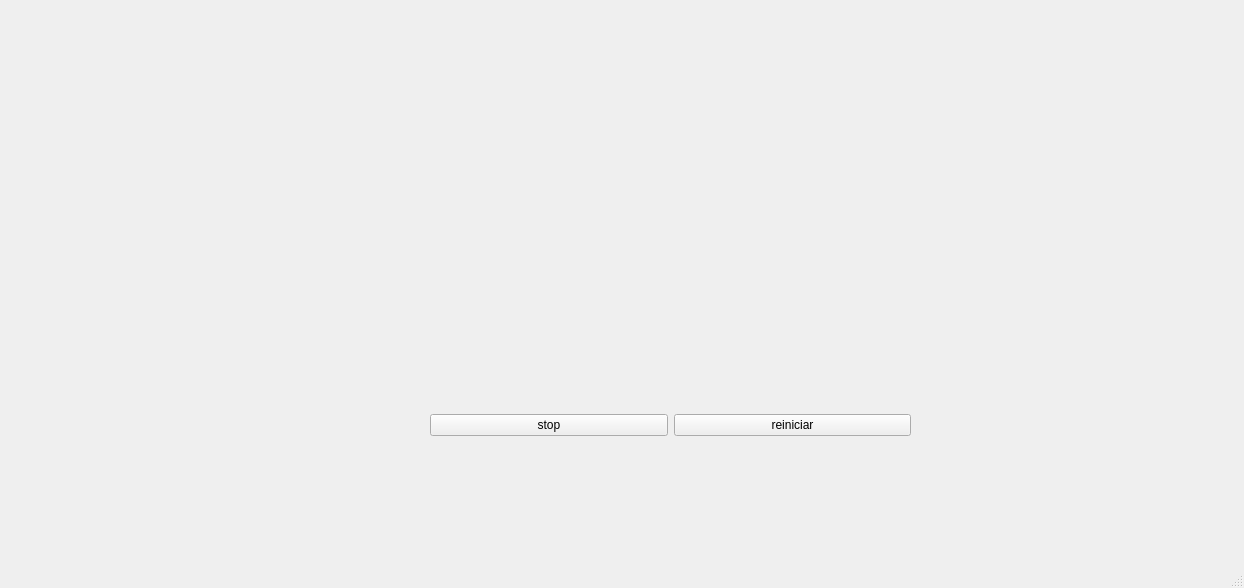
<?xml version="1.0" encoding="UTF-8"?>
<ui version="4.0">
 <class>MainWindow</class>
 <widget class="QMainWindow" name="MainWindow">
  <property name="geometry">
   <rect>
    <x>0</x>
    <y>0</y>
    <width>1244</width>
    <height>588</height>
   </rect>
  </property>
  <property name="windowTitle">
   <string>MainWindow</string>
  </property>
  <widget class="QWidget" name="centralwidget">
   <widget class="PlotWidget" name="widget" native="true">
    <property name="geometry">
     <rect>
      <x>110</x>
      <y>60</y>
      <width>551</width>
      <height>251</height>
     </rect>
    </property>
   </widget>
   <widget class="QWidget" name="horizontalLayoutWidget">
    <property name="geometry">
     <rect>
      <x>430</x>
      <y>360</y>
      <width>481</width>
      <height>131</height>
     </rect>
    </property>
    <layout class="QHBoxLayout" name="horizontalLayout">
     <item>
      <widget class="QPushButton" name="stop">
       <property name="text">
        <string>stop</string>
       </property>
      </widget>
     </item>
     <item>
      <widget class="QPushButton" name="reiniciar">
       <property name="text">
        <string>reiniciar</string>
       </property>
      </widget>
     </item>
    </layout>
   </widget>
   <widget class="PlotWidget" name="widget_2" native="true">
    <property name="geometry">
     <rect>
      <x>670</x>
      <y>60</y>
      <width>551</width>
      <height>251</height>
     </rect>
    </property>
   </widget>
  </widget>
  <widget class="QMenuBar" name="menubar">
   <property name="geometry">
    <rect>
     <x>0</x>
     <y>0</y>
     <width>1244</width>
     <height>26</height>
    </rect>
   </property>
  </widget>
  <widget class="QStatusBar" name="statusbar"/>
 </widget>
 <customwidgets>
  <customwidget>
   <class>PlotWidget</class>
   <extends>QWidget</extends>
   <header>pyqtgraph</header>
   <container>1</container>
  </customwidget>
 </customwidgets>
 <resources/>
 <connections/>
</ui>
